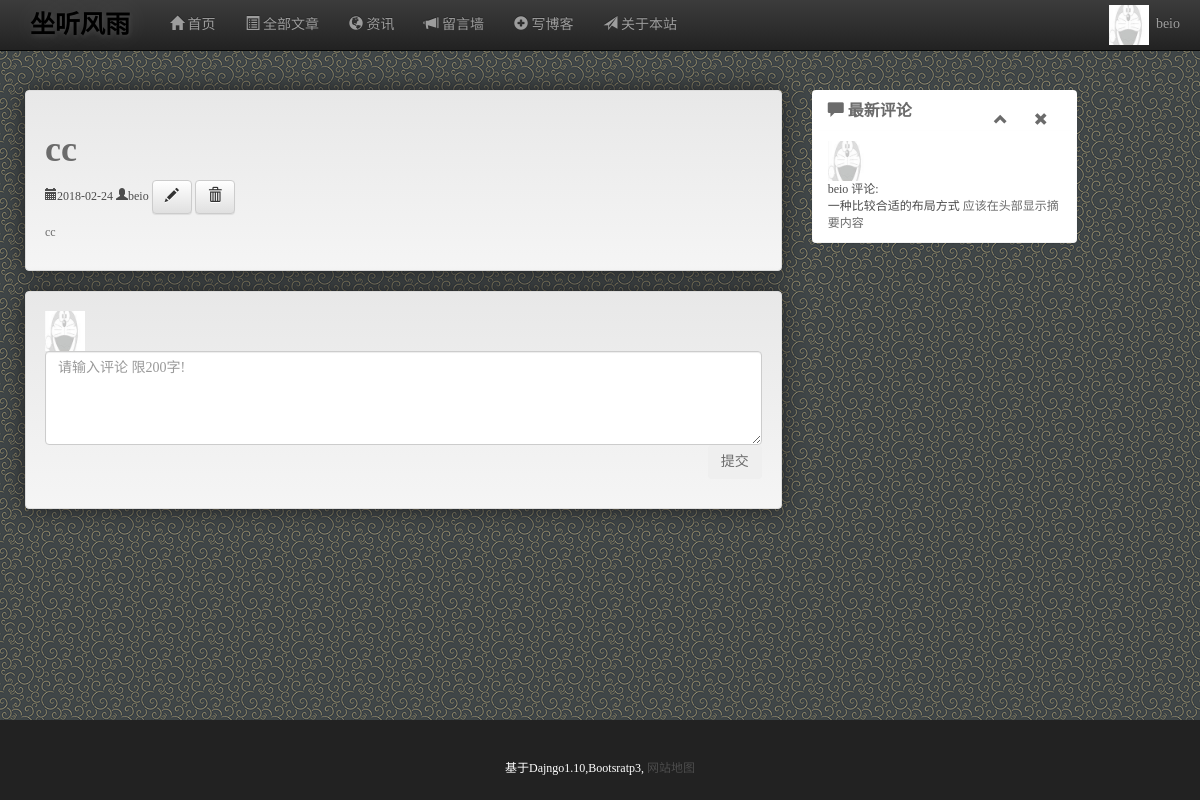
The page /post/13/ (signed in) on the database its author committed.
### beio_auth/models.py (models this page shows)
class BeioUser(AbstractUser):
    username = models.CharField(max_length=20, unique=True, verbose_name='用户名')
    email = models.EmailField(
        verbose_name='邮箱地址',
        max_length=255,
        unique=True
    )
    is_active = models.BooleanField(default=False)
    date_of_birth = models.DateField(
        verbose_name='生日', default=timezone.now)
    img = models.CharField(max_length=200, default='/media/tx/default.jpg',
                           verbose_name=u'头像地址')
    intro = models.CharField(max_length=200, blank=True, null=True,
                             verbose_name=u'简介')
    USERNAME_FIELD = 'username'
    REQUIRED_FIELDS = ['email']

### beio_blog/models.py (models this page shows, shortened)
class Post(models.Model):
    author = models.ForeignKey(settings.AUTH_USER_MODEL, verbose_name='作者')
    category = models.ForeignKey(
        Category, verbose_name='分类', default=None, blank=True, null=True)
    title = models.CharField(max_length=200, verbose_name='标题')
    context = models.TextField(verbose_name='正文', default='')
    summary = models.CharField(max_length=200, verbose_name='摘要', default='')
    created_date = models.DateTimeField(auto_now_add=True, verbose_name='创建时间')
    update_time = models.DateTimeField(auto_now=True, verbose_name='更新时间')
    published_date = models.DateTimeField(
        blank=True, null=True, verbose_name='发布时间')
    viewsum = models.IntegerField(default=0, verbose_name='浏览量')
    commentsnum = models.IntegerField(default=0, verbose_name='评论量')
    likenum = models.IntegerField(default=0, verbose_name='点赞数')
    tags = TagField(verbose_name='标签', help_text='用逗号分隔')
    is_top = models.BooleanField(default=False, verbose_name='置顶')
    rank = models.IntegerField(default=0,)
    status = models.IntegerField(default=0, choices=STATUS.items())
    class Meta:
        verbose_name_plural = verbose_name = u"文章"
        ordering = ['-is_top', 'rank',  '-published_date', '-created_date']

### beio_comments/models.py (models this page shows)
class Comment(models.Model):
    user = models.ForeignKey(settings.AUTH_USER_MODEL,verbose_name=u'用户')
    post = models.ForeignKey(Post, verbose_name=u'文章')
    text = models.TextField(verbose_name=u'评论内容')
    create_time = models.DateTimeField(u'创建时间', auto_now_add=True)
    parent = models.ForeignKey('self', default=None, blank=True, null=True,
                               verbose_name=u'引用')
    class Meta:
        verbose_name_plural = verbose_name = u'评论'
        ordering = ['-create_time']
    def __unicode__(self):
        return self.post.title + '_' + str(self.pk)
    __str__ = __unicode__

### beio_blog/views.py (the view)
class Post_Detail_View(BaseMixin, DetailView):
    model = Post
    template_name = 'beio_blog/post_detail.html'
    context_object_name = 'post'
    slug_field = 'pk'
    def get_context_data(self, **kwargs):
        pk = self.kwargs.get('pk', '')
        kwargs['comment_list'] = Post.objects.get(pk=pk).comment_set.all()
        kwargs['latest_comment_list'] = Comment.objects.order_by(
            "-create_time")[0:10]
        return super(Post_Detail_View, self).get_context_data(**kwargs)

### beio_blog/templates/beio_blog/post_detail.html
{% extends 'beio_blog/base.html' %}
{% block main %}
{% url 'post_remove' post.pk as remove %}
{% url 'post_edit' post.pk as edit %}
<div class="well">
    <h1>{{ post.title }}</h1>
    <div class="date">
        {% if post.published_date %}
        <a>
            <span class="glyphicon glyphicon-calendar">{{ post.published_date | date:'Y-m-d' }}</span>
        </a>
        {% endif %} {% if user.is_authenticated %}
        <a>
            <span class="glyphicon glyphicon-user">{{post.author}}</span>
        </a>
        <a class="btn btn-default" href="{{edit}}">
            <span class="glyphicon glyphicon-pencil"></span>
        </a>
        <a class="btn btn-default" href="{{remove}}">
            <span class="glyphicon glyphicon-trash"></span>
        </a>
        {% endif %}
    </div>
    <p class="text">{{ post.context | safe }}</p>
</div>
{% include "beio_comments/comments.html"%} {% endblock main %}

### beio_blog/templates/beio_blog/include/nav.html (shortened to what this page needs)
{% url 'index-view' as index_url %}
 {% url 'all-view' as all_url %}
 {% url 'news-view' as news_url %}
 {%url 'post_new' as post_new%}
  {% url 'user-view' 'down' as down%}
<header id="vmaig-header" class="navbar navbar-inverse navbar-fixed-top navbar-vmaig">
    <div class="container">
        <div class="navbar-header">
            <div class="navbar-brand">{{website_title}}</div>
        </div>
        <div class="collapse navbar-collapse" id="vmaig-navbar-collapse">
            <ul class="nav navbar-nav">
                <li class="">
                    <a href="{{index_url}}">
                        <span class="glyphicon glyphicon-home"></span> 首页
                    </a>
                </li>
                <li>
                    <a href="{{all_url}}">
                        <span class="glyphicon glyphicon-list-alt "></span> 全部文章
                    </a>
                </li>
                <li>
                    <a href="{{news_url}}">
                        <span class="glyphicon glyphicon-globe"></span> 资讯
                    </a>
                </li>
                <li id="leavemsg">
                    <a href="{{down}}">
                        <span class="glyphicon glyphicon glyphicon-bullhorn"></span>
                        留言墙
                    </a>
                </li>
                {%if user.is_authenticated%}
                <li id="leavemsg">
                    <a href="{{post_new}}">
                        <span class="glyphicon glyphicon-plus-sign"></span>
                        写博客
                    </a>
                </li>
                <li id="aboutme">
                    <a href="/About">
                        <span class="glyphicon glyphicon-send"></span>
                        关于本站
                    </a>
                </li>
                {%endif%}
            </ul>
            <ul class="nav navbar-nav navbar-right">
                {% if not user.is_authenticated %}
                <li>
                    <a id="nav-login" data-toggle="modal" data-target="#login-modal" style="padding-right:0px;cursor:pointer;">
                        登陆
                    </a>
                </li>
                <li>
                    <a id="nav-register" data-toggle="modal" data-target="#register-modal" style="padding-right:0px;cursor:pointer">
                        注册
                    </a>
                </li>
                {%else%}
                <li class="dropdown">
                    <a href="javascript:;" style="padding:5px;" data-toggle="dropdown">
                        <img src="{{ user.img }}" alt="" width="40"> &nbsp;{{user.username}}
                    </a>
                </li>
                {% endif %}
            </ul>
        </div>
    </div>
</header>

### beio_comments/templates/beio_comments/comments.html (shortened to what this page needs)
<div class="well">
    <div class="comment">
        <div class="comment-tx">
            {% if user.img%}
            <img src="{{user.img}}" width="40" /> {%else%}
            <img src="http://vmaig.qiniudn.com/image/tx/tx-default.jpg" width="40" /> {%endif%}
        </div>
        <div class="comment-edit clearfix">
            <form id="comment-form" method="post" role="form">
                <textarea id="comment" name="comment" class="form-control" rows="4" placeholder="请输入评论 限200字!"></textarea>
                <button type="submit" class="btn btn-comments pull-right">提交</button>
            </form>
        </div>
    </div>
</div>

### beio_comments/templates/beio_comments/latest_comments.html (shortened to what this page needs)
<div id="latest-comments">
    <div class="panel panel-comments">
        <div class="panel-heading">
            <h3 class="panel-title">
                <span class="glyphicon glyphicon-comment"></span>
                最新评论
                <span class="glyphicon glyphicon-remove btn panel-close pull-right" data-dismiss="alert"></span>
                <span class="glyphicon glyphicon-chevron-up btn panel-collapse pull-right"  data-toggle="collapse" data-target="#latest-comment-list"></span>
            </h3>
        </div>
        <ul id="latest-comment-list" class="list-group collapse in">
            {% for comment in latest_comment_list%}
            <li class="list-group-item clearfix">
            <div class="comment-tx">
                {% if comment.user.img%}
                <img src="{{comment.user.img}}" width="40" height="40" alt="">
                {%else%}
                <img src="http://vmaig.qiniudn.com/image/tx/tx-default.jpg" width="40" height="40" alt="">
                {%endif%}
            </div>
            <div class="comment-info">
                <div class="comment-username">
                    <a href="#">{{comment.user.username}} 评论:</a>
                </div>
                <div class="comment-content">
                    <a href="/post/{{ comment.post.pk }}" >{{comment.post.title}} </a>
                        {% autoescape on%}
                        {{comment.text|slice:"30" }}
                        {% endautoescape %}
                </div>
            </div>
            </li>
            {% endfor %}
        </ul>
    </div>
</div>

### static/css/vmaig.css (style rules this page uses)
html, body { overflow-x: hidden; overflow-y: auto; }
body { font-family:"Microsoft YaHei","WenQuanYi Micro Hei","tohoma,sans-serif"; color:#6B6B6B; font-size:12px; background:url('../images/bg2.gif') repeat scroll 0% 0% transparent; }
header { font-size:14px; }
body,html { margin: 0; padding: 0; height:100%; }
h1, h2, h3, h4, h5, h6, .h1, .h2, .h3, .h4, .h5, .h6 { font-family:"Microsoft YaHei","WenQuanYi Micro Hei","tohoma,sans-serif"; font-weight: 700; }
a { color:#4C4C4C; }
#vmaig { padding-top:50px; }
.well { background-color:#FFF; box-shadow:0px 0px 20px #222; }
.list-group-item { border:solid inset #EEE; }
.navbar-vmaig .navbar-brand { font-weight:bold; font-size:25px; margin-right:10px; color:#000; text-shadow: 1px 2px 5px rgba(255, 255, 255, 0.1), 0px 0px 30px rgba(255, 255, 255, 0.125); }

### rows shown on the page
BeioUser: img (picture), username "beio"
Post: title "cc", published_date "2018-02-24", author "beio", context "cc"
Comment: user.img (picture), user.username "beio", post "一种比较合适的布局方式", text "应该在头部显示摘要内容"

### other values the page prints
{{ website_title }} "坐听风雨"
